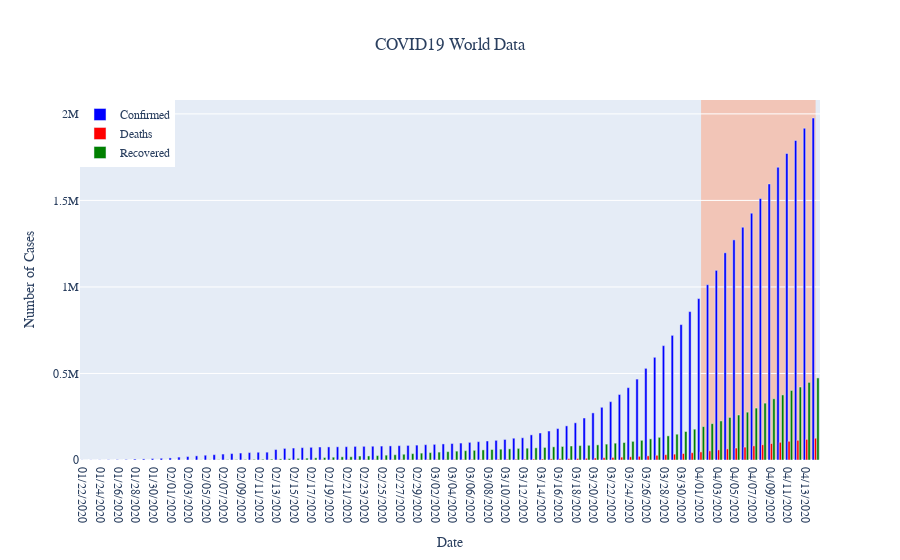

Notebook cell for this chart:
### Code cell
import plotly.graph_objects as go

fig = go.Figure()
fig.add_trace(go.Bar(x=confirmed['Date'],
                y=confirmed['Confirmed'],
                name='Confirmed',
                marker_color='blue'
                ))
fig.add_trace(go.Bar(x=deaths['Date'],
                y=deaths['Deaths'],
                name='Deaths',
                marker_color='Red'
                ))
fig.add_trace(go.Bar(x=recovered['Date'],
                y=recovered['Recovered'],
                name='Recovered',
                marker_color='Green'
                ))

fig.update_layout(
    title="COVID19 World Data",
    title_x = 0.5,
    xaxis_title="Date",
    xaxis= {
        'tickformat': '%b',
        # 'tickvals': pd.date_range('2020-1', '2020-4', freq='MS')
    },
    yaxis_title="Number of Cases",
    font={
        "family":"Courier New, monospace",
        # size=18,
        # color="#7f7f7f"
    },
    legend={
        "x": 0,
        "y": 1
    },
    shapes=[
        # 1st highlight during Feb 4 - Feb 6
        dict(
            type="rect",
            # x-reference is assigned to the x-values
            xref="x",
            # y-reference is assigned to the plot paper [0,1]
            yref="paper",
            x0="04/01/2020",
            y0=0,
            x1=max(confirmed["Date"]),
            y1=1,
            fillcolor="LightSalmon",
            opacity=0.5,
            layer="below",
            line_width=0,
        )
    ],
)

fig.write_image("images/world_all.png")
fig.show()
